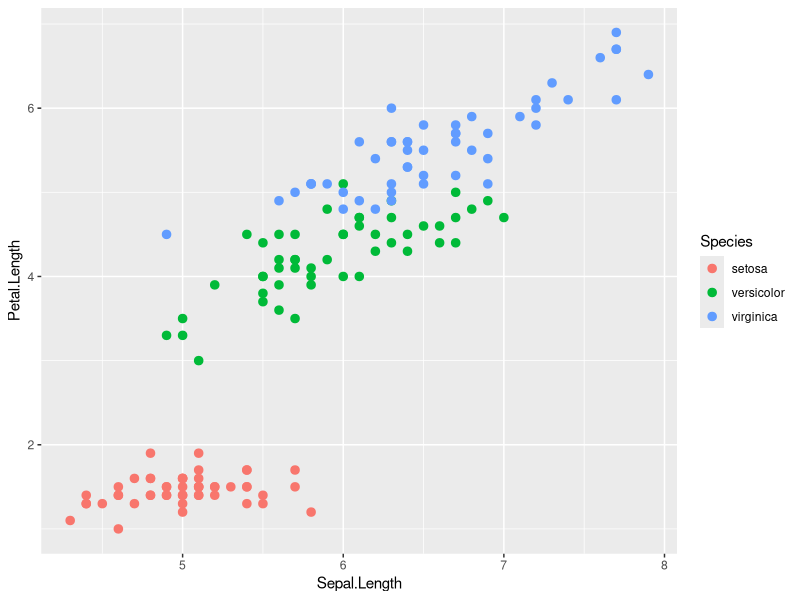
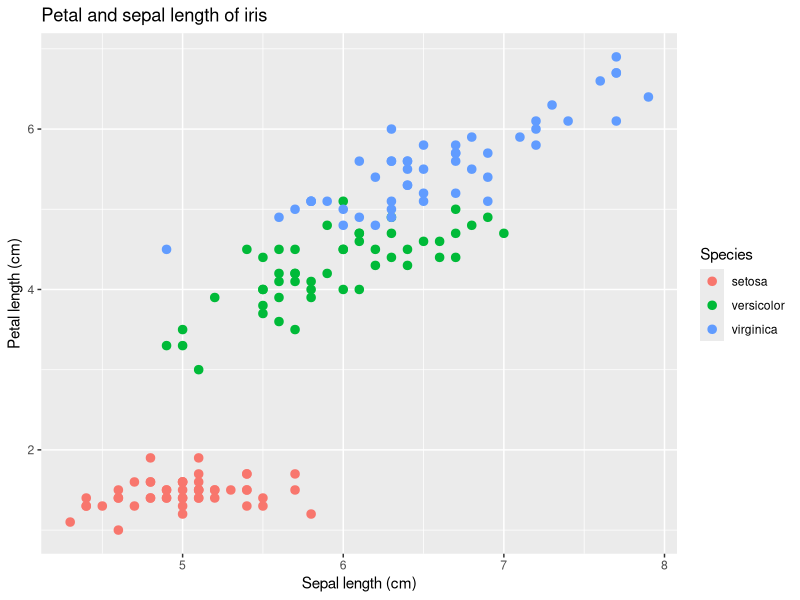
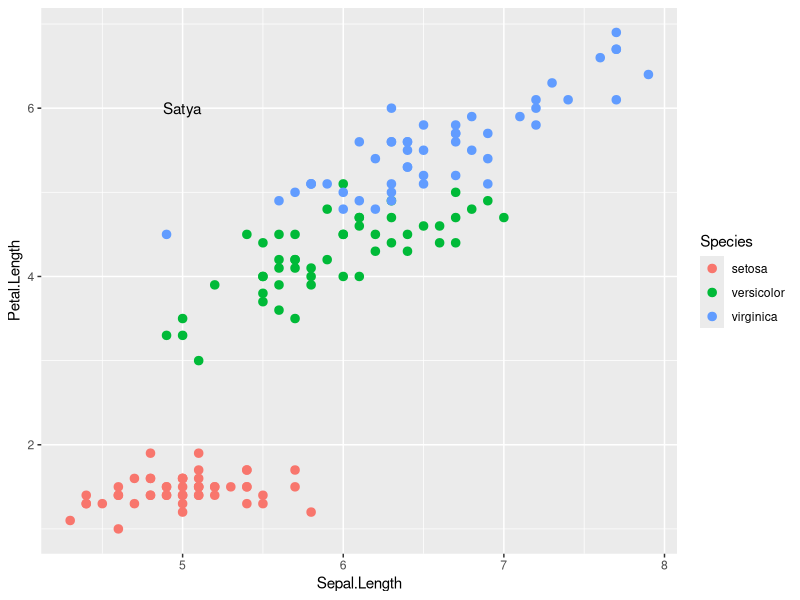
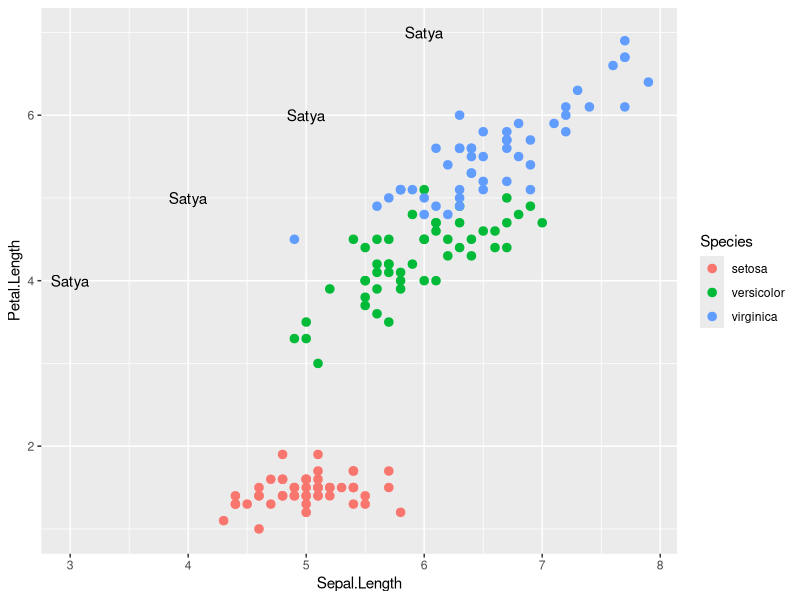
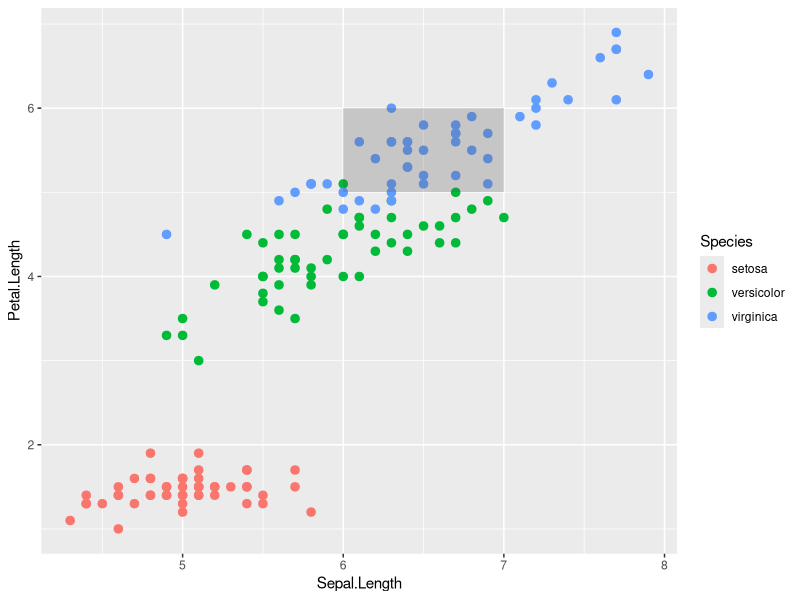
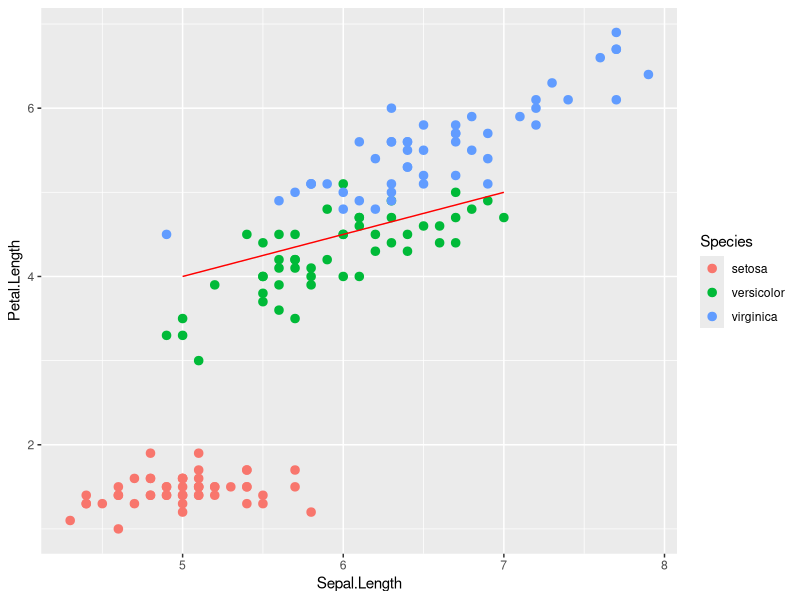
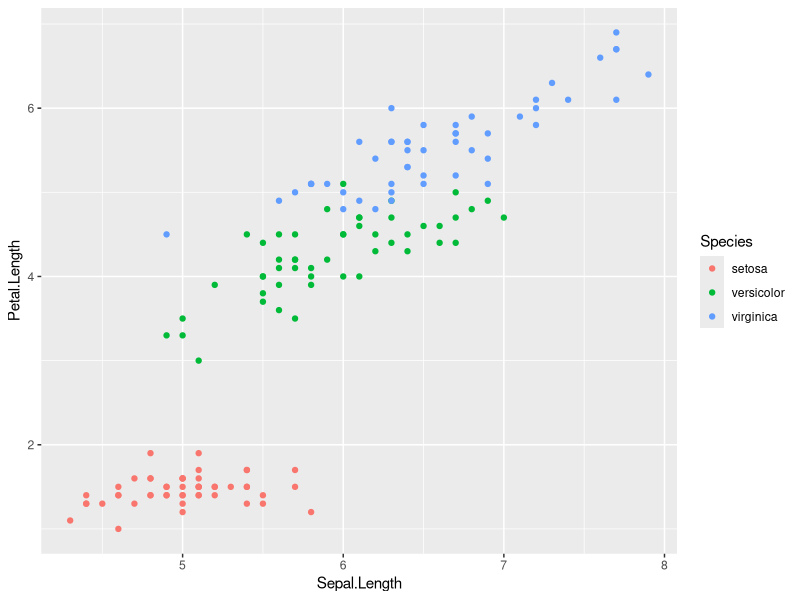
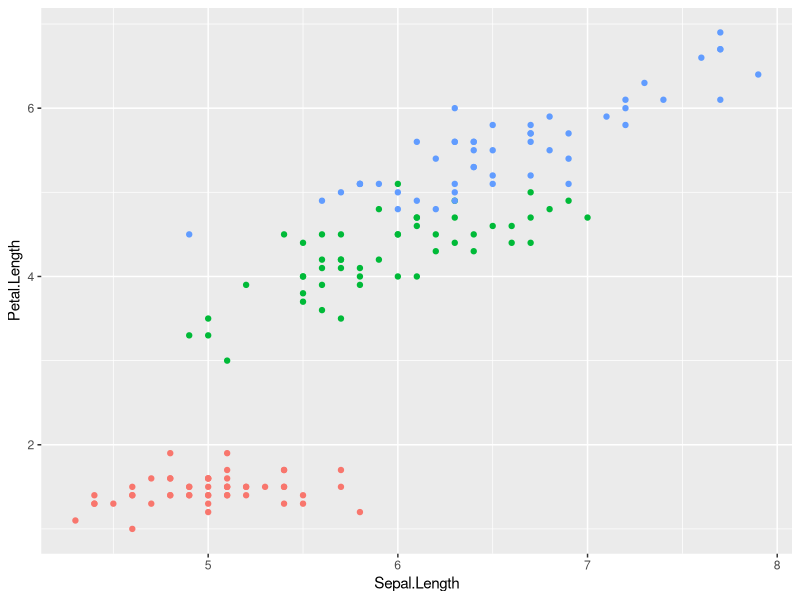

Write R code to recreate these figures, in order.
## ---- chunk 1
# importing library ggplot2
library(ggplot2)

## ---- chunk 2
data("iris")

Irisdataplot <- ggplot(iris, aes(Sepal.Length, Petal.Length, colour=Species)) + geom_point(size=2.56)
print(Irisdataplot)
## ---- chunk 3
print(Irisdataplot + labs(y="Petal length (cm)", x = "Sepal length (cm)") 
   + ggtitle("Petal and sepal length of iris"))
## ---- chunk 4
Irisdataplot + annotate("text",x=5,y=6,label='Satya')
## ---- chunk 5
Irisdataplot + annotate("text",x=3:6, y =4:7, label = "Satya")
## ---- chunk 6
Irisdataplot + annotate("rect", xmin = 6, xmax = 7,ymin = 5, ymax = 6, alpha = 0.25)
## ---- chunk 7
Irisdataplot + annotate("segment",x=5, xend = 7, y = 4, yend = 5, colour = "red")
## ---- chunk 8
head(iris)
## ---- chunk 9
p<-ggplot(iris, aes(Sepal.Length, Petal.Length, colour=Species)) + geom_point()
p
## ---- chunk 10

#Removing  Legend
p + theme(legend.position="none")
## ---- chunk 11
# Changing the legend position
p + theme(legend.position="top")
## ---- chunk 12
ggplot(iris, aes(Sepal.Length,Petal.Length)) +  geom_point()
## ---- chunk 13
ggplot(iris, aes(Sepal.Length, Petal.Length)) + geom_point(shape=4)
## ---- chunk 14
ggplot(iris, aes(Sepal.Length,Petal.Length,colour=Species)) + geom_point(shape=5)
## ---- chunk 15
ggplot(iris, aes(Sepal.Length, Petal.Length, colour=Species)) +
geom_point(shape=5,size=3) +
 geom_smooth(method=lm)
     
## ---- chunk 16
ggplot(iris,aes(Sepal.Length,Petal.Length)) + geom_point(size=1.5) + geom_jitter(aes(colour=Species))
## ---- chunk 17
data(mpg)
mpg
## ---- chunk 18
a<- ggplot(mpg,aes(x = factor(class))) + geom_bar(stat = "count")
a
## ---- chunk 19
ggplot(data=mpg, aes(x=hwy)) + geom_histogram(col='black',fill='skyblue',alpha=.3,binwidth = 5)
## ---- chunk 20
df <- as.data.frame(table(iris$Species))
df
## ---- chunk 21

pie <- ggplot(df, aes(x="",y =Freq, fill = factor(Var1))) + geom_bar(width = 1, stat = "identity") + theme(axis.line = element_blank(),
plot.title = element_text(hjust=0.5)) +
    labs(fill="Freq",
       x=NULL,
       y=NULL, 
       title="Variety in Iris Species")
       
pie + coord_polar(theta = "y", start=0) 
     
## ---- chunk 22
head(USArrests)



## ---- chunk 23
g <- ggplot(USArrests, aes(Murder,Assault)) + geom_count() + geom_smooth(method='lm',se=F)
g
## ---- chunk 24
head(mtcars)
## ---- chunk 25
ggplot(mtcars, aes(x=cyl, y=disp, size = 10)) +geom_point(alpha=0.7,color='blue')
## ---- chunk 26

## ---- chunk 27

## ---- chunk 28

## ---- chunk 29

## ---- chunk 30

## ---- chunk 31
data()
## ---- chunk 32
USArrests
## ---- chunk 33
ncol(USArrests)
## ---- chunk 34
nrow(USArrests)
## ---- chunk 35
bp <- ggplot(USArrests, aes(x=Murder,y =Assault)) + geom_point(size=3.5) 
bp
     
## ---- chunk 36

## ---- chunk 37
head(USArrests)
## ---- chunk 38

## ---- chunk 39

## ---- chunk 40

## ---- chunk 41

## ---- chunk 42

## ---- chunk 43

## ---- chunk 44

